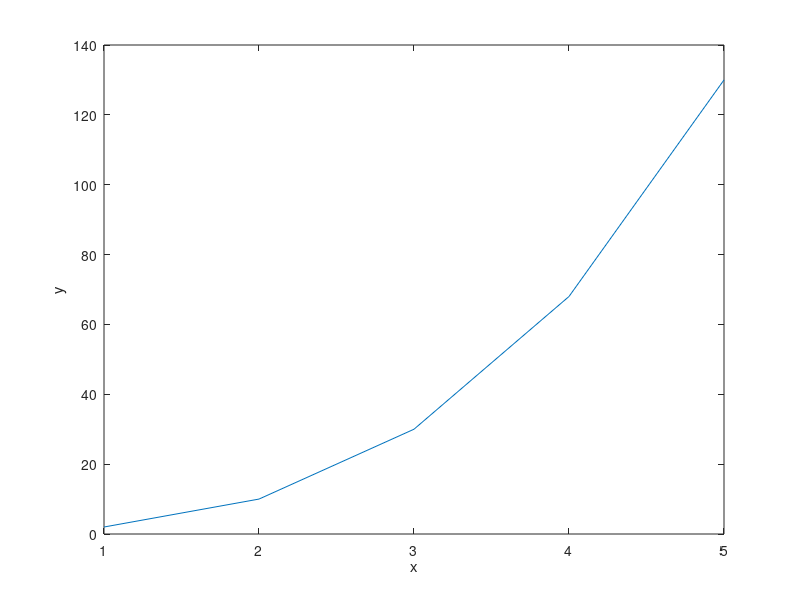

The MATLAB script that drew this image:
% Simpel algebra
2+2

2*2

% Variabel manipulation
x=1:5

y=x*2

% Funktioner
f=@(x) x.^3+x;

f(2)

plot(f(1:5))
xlabel('x')
ylabel('y')

% Matricer
A=[1 2 3; 4 5 6; 7 8 9]

A(1,2)

 % Største værdi i hver kolonne
max(A)

 % Største værdi i hele matrixen
max(max(A))

 % Mindste værdi i hver kolonne
min(A)
 
 % Mindste værdi i hele matrixen
min(min(A))

 % Find det element som har værdien x
find(A==3)



